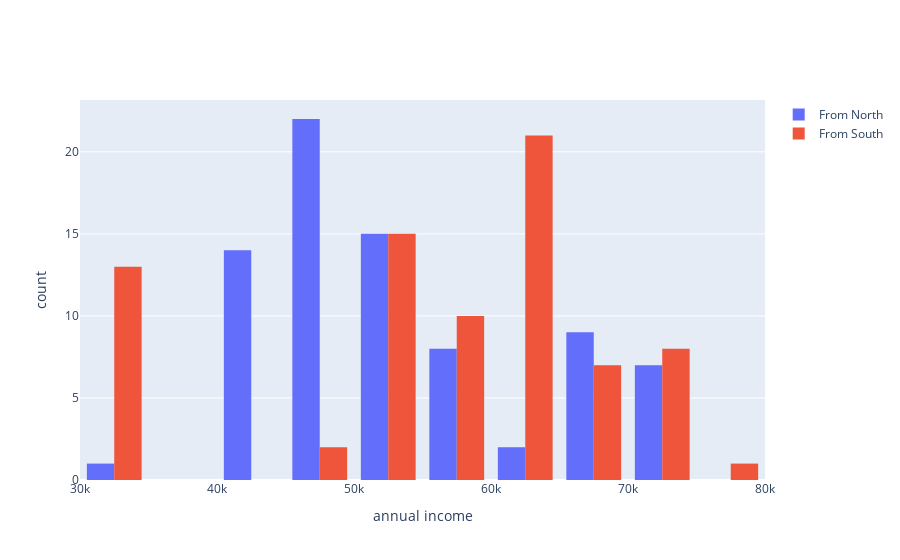

This figure's notebook cell:
### Markdown cell above
3. Сравните уровни зарплат людей на севере и юге.

### Code cell
from_north = df[df['region'] == 'North']['annual_income']
from_south =  df[df['region'] == 'South']['annual_income']
fig = go.Figure()
fig.add_trace(go.Histogram(x=from_north, name='From North'))
fig.add_trace(go.Histogram(x=from_south, name='From South'))
fig.update_xaxes(title_text='annual income')
fig.update_yaxes(title_text='count')
